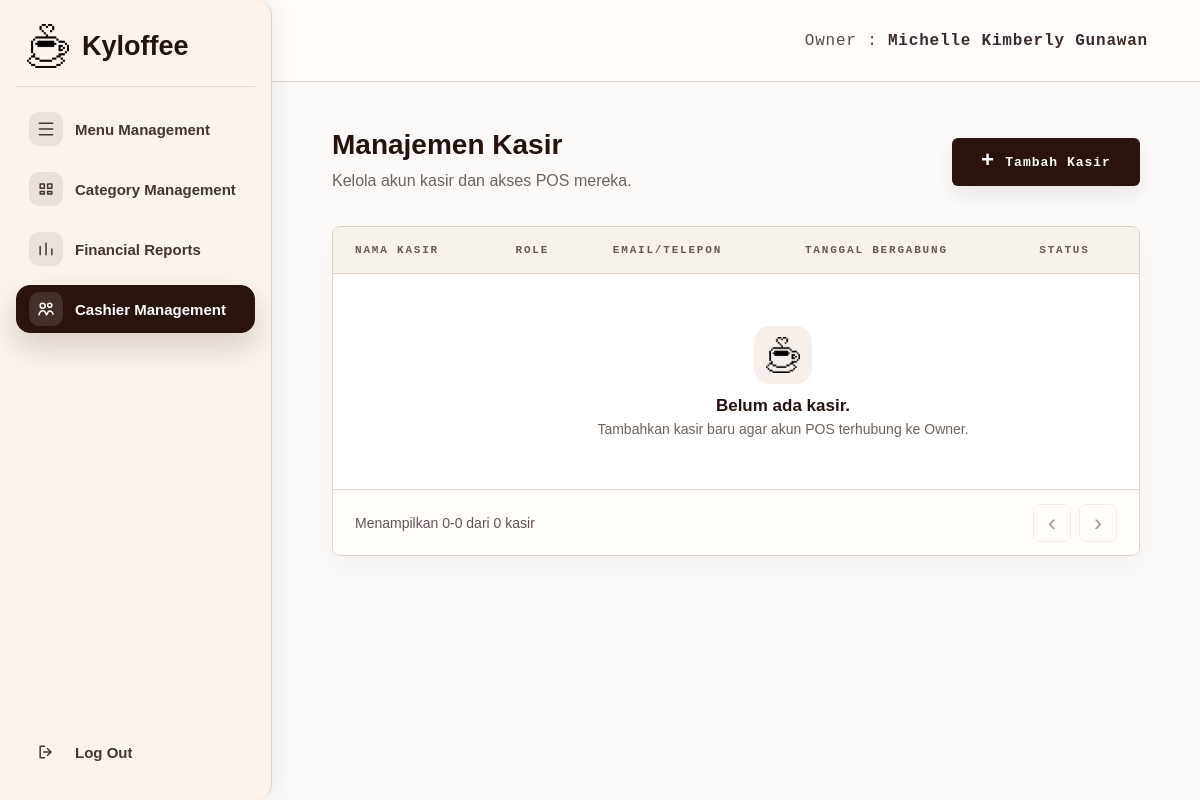
The page /owner/users (signed in) on the database as committed earlier.
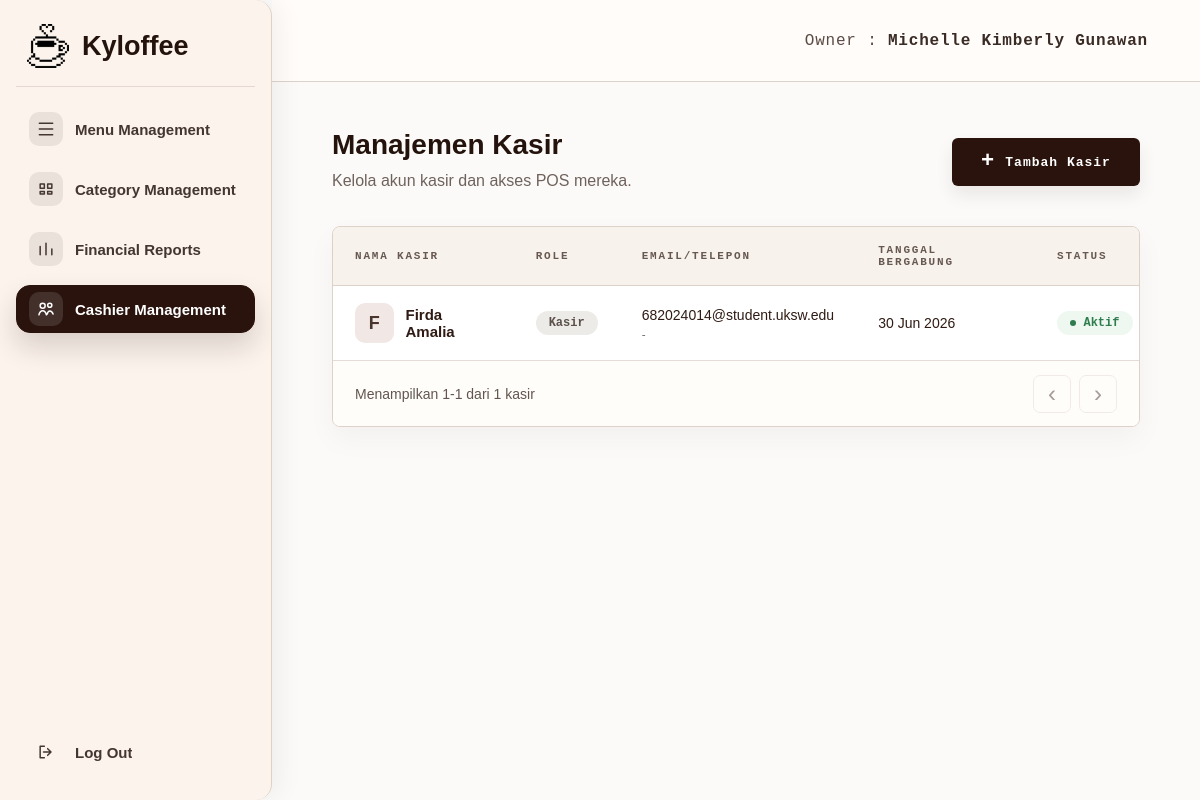
The same page on the database as committed later.
### tables this page shows
CREATE TABLE users (
                id INTEGER PRIMARY KEY AUTOINCREMENT,
                full_name TEXT NOT NULL,
                email TEXT UNIQUE NOT NULL,
                password_hash TEXT NOT NULL,
                role TEXT NOT NULL,
                created_at TIMESTAMP DEFAULT CURRENT_TIMESTAMP
            , staff_phone TEXT, staff_position TEXT DEFAULT 'Staff', joined_date TEXT, staff_status TEXT DEFAULT 'Aktif', is_active INTEGER NOT NULL DEFAULT 1, owner_id INTEGER);

### app.py (the view)
@app.route("/owner/users")
@owner_required
def owner_users():
    init_db()
    page = request.args.get("page", 1, type=int)
    per_page = 6
    owner_id = session.get("user_id")
    if page < 1:
        page = 1
    db = get_db()
    offset = (page - 1) * per_page
    total = fetch_scalar(
        db.execute(
            "SELECT COUNT(*) FROM users WHERE LOWER(role) = ? AND owner_id = ?",
            ("staff", owner_id),
        )
    ) or 0
    staff_rows = db.execute(
        """
        SELECT id, full_name, email, staff_phone, staff_position, joined_date, staff_status, is_active, created_at
        FROM users
        WHERE LOWER(role) = ? AND owner_id = ?
        ORDER BY id ASC
        LIMIT ? OFFSET ?
        """,
        ("staff", owner_id, per_page, offset),
    ).fetchall()
    total_pages = max(1, (total + per_page - 1) // per_page)
    return render_template(
        "owner_staff.html",
        owner_name=get_owner_name(),
        active_page="staff",
        staff_members=[format_staff_member(staff) for staff in staff_rows],
        page=page,
        total_pages=total_pages,
        total=total,
        per_page=per_page,
    )

### app.py (called while the page is built, shortened)
def get_db():
    global REMOTE_DB_FAILED
    if "db" not in g:
        should_try_mysql = DB_USE_MYSQL and not (REMOTE_DB_FAILED and DB_FALLBACK_SQLITE)
        sqlite_conn = sqlite3.connect(DATABASE)
        sqlite_conn.row_factory = sqlite3.Row
        g.db = DatabaseConnection(sqlite_conn, is_mysql=False)
    return g.db

def execute_commit(query, params=()):
    db = get_db()
    try:
        cursor = db.execute(query, params)
        db.commit()
        app.logger.debug("DB commit successful: %s", query)
        return cursor
    except Exception:
        db.rollback()
        app.logger.exception("DB write failed and rollback executed.")
        raise

def execute_script_commit(script):
    db = get_db()
    try:
        db.executescript(script)
        db.commit()
        app.logger.debug("DB script commit successful.")
    except Exception:
        db.rollback()
        app.logger.exception("DB schema change failed and rollback executed.")
        raise

def fetch_scalar(cursor):
    row = cursor.fetchone()
    if row is None:
        return None
    if isinstance(row, dict):
        return next(iter(row.values()))
    return row[0]

def fetch_all_dict(cursor):
    rows = cursor.fetchall()
    if not rows:
        return []
    if isinstance(rows[0], dict):
        return rows
    columns = [col[0] for col in cursor.description]
    return [dict(zip(columns, row)) for row in rows]

def row_to_dict(row):
    if row is None:
        return {}
    if isinstance(row, dict):
        return row
    return dict(row)

def attach_legacy_cashiers_to_single_owner():
    db = get_db()
    owner_rows = fetch_all_dict(
        db.execute(
            "SELECT id FROM users WHERE LOWER(role) = ? ORDER BY id ASC",
            ("owner",),
        )
    )
    if len(owner_rows) != 1:
        return

def get_owner_name():
    return (
        session.get("full_name")
        or session.get("name")
        or session.get("username")
        or "Owner"
    )

def format_short_date(value):
    month_names = ["Jan", "Feb", "Mar", "Apr", "Mei", "Jun", "Jul", "Agu", "Sep", "Okt", "Nov", "Des"]
    return f"{value.day} {month_names[value.month - 1]} {value.year}"

def parse_report_date(value):
    if not value:
        return None
    try:
        return datetime.strptime(value, "%Y-%m-%d").date()
    except ValueError:
        return None

def staff_initial(name):
    name = str(name or "").strip()
    return name[:1].upper() if name else "K"

### templates/owner_staff.html (shortened to what this page needs)
<!DOCTYPE html>
<html lang="id">
<head>
    <link rel="stylesheet" href="{{ url_for('static', filename='css/owner_shell.css') }}">
    <link rel="stylesheet" href="{{ url_for('static', filename='css/owner_menu.css') }}">
</head>
<body>
    <div class="owner-page">
        {% include 'partials/owner_sidebar.html' %}
        <main class="owner-main">
            <header class="owner-topbar">
                <div class="owner-identity">Owner : <strong>{{ owner_name }}</strong></div>
            </header>
            <section class="owner-content owner-content--staff">
                <div class="page-heading page-heading--row staff-heading">
                    <div>
                        <h1>Manajemen Kasir</h1>
                        <p class="page-subtitle">Kelola akun kasir dan akses POS mereka.</p>
                    </div>
                    <a href="{{ url_for('owner_users_add') }}" class="primary-button staff-add-button">
                        <span>+</span>
                        Tambah Kasir
                    </a>
                </div>
                <section class="menu-table-card staff-table-card" aria-label="Daftar kasir Kyloffee">
                    <div class="table-responsive">
                        <table class="menu-table staff-table">
                            <thead>
                                <tr>
                                    <th>Nama Kasir</th>
                                    <th>Role</th>
                                    <th>Email/Telepon</th>
                                    <th>Tanggal Bergabung</th>
                                    <th>Status</th>
                                    <th>Aksi</th>
                                </tr>
                            </thead>
                            <tbody>
                                {% if staff_members %}
                                    {% for staff in staff_members %}
                                        <tr>
                                            <td>
                                                <div class="staff-name-cell">
                                                    <span class="staff-avatar">{{ staff.initial }}</span>
                                                    <strong>{{ staff.full_name }}</strong>
                                                </div>
                                            </td>
                                            <td><span class="staff-role-pill">{{ staff.position }}</span></td>
                                            <td>
                                                <div class="staff-contact">
                                                    <span>{{ staff.email }}</span>
                                                    <small>{{ staff.phone }}</small>
                                                </div>
                                            </td>
                                            <td>{{ staff.joined_date }}</td>
                                            <td>
                                                <span class="staff-status staff-status--{{ staff.status_tone }}">
                                                    <i></i>{{ staff.status }}
                                                </span>
                                            </td>
                                        </tr>
                                    {% endfor %}
                                {% else %}
                                    <tr>
                                        <td colspan="6" class="empty-state">
                                            <div class="empty-state__icon">
                                                <img src="{{ url_for('static', filename='assets/logo-coffee.png') }}" alt="">
                                            </div>
                                            <strong>Belum ada kasir.</strong>
                                            <p>Tambahkan kasir baru agar akun POS terhubung ke Owner.</p>
                                        </td>
                                    </tr>
                                {% endif %}
                            </tbody>
                        </table>
                    </div>
                    {% set start_item = ((page - 1) * per_page) + 1 if total > 0 else 0 %}
                    {% set end_item = page * per_page if page * per_page < total else total %}
                    <footer class="table-footer">
                        <p>Menampilkan {{ start_item }}-{{ end_item }} dari {{ total }} kasir</p>
                        <div class="pagination">
                            <a class="page-button {% if page <= 1 %}disabled{% endif %}" href="{{ url_for('owner_staff', page=page-1) if page > 1 else '#' }}">&lsaquo;</a>
                            <a class="page-button {% if page >= total_pages %}disabled{% endif %}" href="{{ url_for('owner_staff', page=page+1) if page < total_pages else '#' }}">&rsaquo;</a>
                        </div>
                    </footer>
                </section>
            </section>
        </main>
    </div>
</body>
</html>

### templates/partials/owner_sidebar.html (shortened to what this page needs)
<aside class="owner-sidebar" id="ownerSidebar" data-owner-sidebar>
    <button
        type="button"
        class="brand"
        data-owner-sidebar-toggle
        aria-controls="ownerSidebar"
        aria-expanded="true"
        aria-label="Perkecil sidebar Owner"
    >
        <img src="{{ url_for('static', filename='assets/logo-coffee.png') }}" alt="" class="brand-logo-mark">
        <span class="brand-name owner-sidebar__text">Kyloffee</span>
    </button>
    <nav class="owner-nav" aria-label="Owner navigation">
        <a
            href="{{ url_for('owner_menu') }}"
            class="owner-nav__link {% if active_page == 'menu' %}active{% endif %}"
            data-owner-nav-link
        >
            <span class="owner-nav__icon" aria-hidden="true">
                <svg viewBox="0 0 24 24" focusable="false">
                    <path d="M4 5h16M4 12h16M4 19h16" />
                </svg>
            </span>
            <span class="owner-nav__text owner-sidebar__text">Menu Management</span>
        </a>
        <a
            href="{{ url_for('owner_categories') }}"
            class="owner-nav__link {% if active_page == 'categories' %}active{% endif %}"
            data-owner-nav-link
        >
            <span class="owner-nav__icon" aria-hidden="true">
                <svg viewBox="0 0 24 24" focusable="false">
                    <path d="M5 6h5v5H5zM14 6h5v5h-5zM5 15h5v3H5zM14 15h5v3h-5z" />
                </svg>
            </span>
            <span class="owner-nav__text owner-sidebar__text">Category Management</span>
        </a>
        <a
            href="{{ url_for('owner_reports') }}"
            class="owner-nav__link {% if active_page == 'reports' %}active{% endif %}"
            data-owner-nav-link
        >
            <span class="owner-nav__icon" aria-hidden="true">
                <svg viewBox="0 0 24 24" focusable="false">
                    <path d="M5 19V9M12 19V5M19 19v-7" />
                </svg>
            </span>
            <span class="owner-nav__text owner-sidebar__text">Financial Reports</span>
        </a>
        <a
            href="{{ url_for('owner_staff') }}"
            class="owner-nav__link {% if active_page == 'staff' %}active{% endif %}"
            data-owner-nav-link
        >
            <span class="owner-nav__icon" aria-hidden="true">
                <svg viewBox="0 0 24 24" focusable="false">
                    <path d="M8 11a3 3 0 1 0 0-6 3 3 0 0 0 0 6ZM16.5 10a2.5 2.5 0 1 0 0-5 2.5 2.5 0 0 0 0 5ZM3.5 19c.7-3.1 2.2-5 4.5-5s3.8 1.9 4.5 5M13.5 18c.5-2.3 1.6-3.7 3.2-3.7 1.8 0 3 1.5 3.8 3.7" />
                </svg>
            </span>
            <span class="owner-nav__text owner-sidebar__text">Cashier Management</span>
        </a>
    </nav>
    <a href="{{ url_for('logout') }}" class="owner-logout" data-owner-logout>
        <span class="owner-logout__icon" aria-hidden="true">
            <svg viewBox="0 0 24 24" focusable="false">
                <path d="M10 5H5v14h5M14 8l4 4-4 4M18 12H9" />
            </svg>
        </span>
        <span class="owner-sidebar__text">Log Out</span>
    </a>
</aside>

### static/css/owner_menu.css (style rules this page uses)
.menu-table-card { overflow: hidden; background: #fff; border: 1px solid var(--kyloffee-line); border-radius: 8px; box-shadow: 0 12px 30px rgba(42, 19, 13, 0.04); }
.table-responsive { width: 100%; overflow-x: auto; }
.menu-table { width: 100%; border-collapse: collapse; min-width: 920px; }
.menu-table thead { background: #f8f2ed; border-bottom: 1px solid var(--kyloffee-line); }
.menu-table th { padding: 17px 22px; text-align: left; font-family: "Courier New", monospace; font-size: 11px; font-weight: 800; text-transform: uppercase; letter-spacing: 1.8px; color: #675951; }
.menu-table td { padding: 17px 22px; border-bottom: 1px solid #e8ded8; color: #2f1b14; font-size: 14px; vertical-align: middle; }
.menu-table tr:last-child td { border-bottom: 0; }
.table-footer { min-height: 66px; display: flex; align-items: center; justify-content: space-between; gap: 18px; padding: 12px 22px; background: #fffdfa; border-top: 1px solid #e6dcd6; }
.table-footer p { margin: 0; color: #62554f; font-size: 14px; }
.pagination { display: flex; gap: 8px; }
.page-button { width: 38px; height: 38px; display: inline-flex; align-items: center; justify-content: center; border: 1px solid #dfd2cb; border-radius: 7px; background: #fffdfa; color: var(--kyloffee-brown); text-decoration: none; font-size: 24px; line-height: 1; }
.page-button.disabled { opacity: 0.42; pointer-events: none; }
.owner-content--staff { max-width: 1080px; margin: 0 auto; padding-top: 48px; }
.staff-heading { align-items: center; margin-bottom: 32px; }
.staff-heading h1 { margin: 0 0 10px; font-size: 28px; letter-spacing: 0; }
.staff-add-button { min-width: 188px; height: 48px; margin-top: 0; font-family: "Courier New", monospace; letter-spacing: 1px; }
.staff-table-card { border-radius: 8px; }
.staff-table { min-width: 900px; }
.staff-table td { height: 72px; }
.staff-name-cell { display: flex; align-items: center; gap: 12px; }
.staff-name-cell strong { font-size: 15px; }
.staff-avatar { width: 40px; height: 40px; display: inline-flex; align-items: center; justify-content: center; border-radius: 10px; background: #f1e7e5; color: #4a352e; font-size: 18px; font-weight: 800; }
.staff-role-pill { display: inline-flex; min-width: 62px; min-height: 24px; align-items: center; justify-content: center; border-radius: 999px; background: #ecebe8; color: #5c504b; padding: 0 12px; font-family: "Courier New", monospace; font-size: 12px; font-weight: 800; }
.staff-contact { display: grid; gap: 4px; }
.staff-contact small { color: var(--kyloffee-muted); }
.staff-status { min-width: 76px; min-height: 24px; display: inline-flex; align-items: center; justify-content: center; gap: 7px; border-radius: 999px; padding: 0 11px; font-family: "Courier New", monospace; font-size: 12px; font-weight: 800; }
.staff-status i { width: 6px; height: 6px; border-radius: 50%; background: currentColor; }
.staff-status--active { background: #eef8f0; color: var(--kyloffee-success); }

Rows that differ between the two databases and show on the page:
now on this page (row edited): users: initial "F", full_name "Firda Amalia", position "Kasir", email "682024014@student.uksw.edu", phone "-", joined_date "30 Jun 2026", status "Aktif"
Other text that changed with them:
{{ start_item }}: "0" → "1"
{{ end_item }}: "0" → "1"
{{ total }}: "0" → "1"
text no longer shown: "Belum ada kasir. Tambahkan kasir baru agar akun POS terhubung ke Owner."
